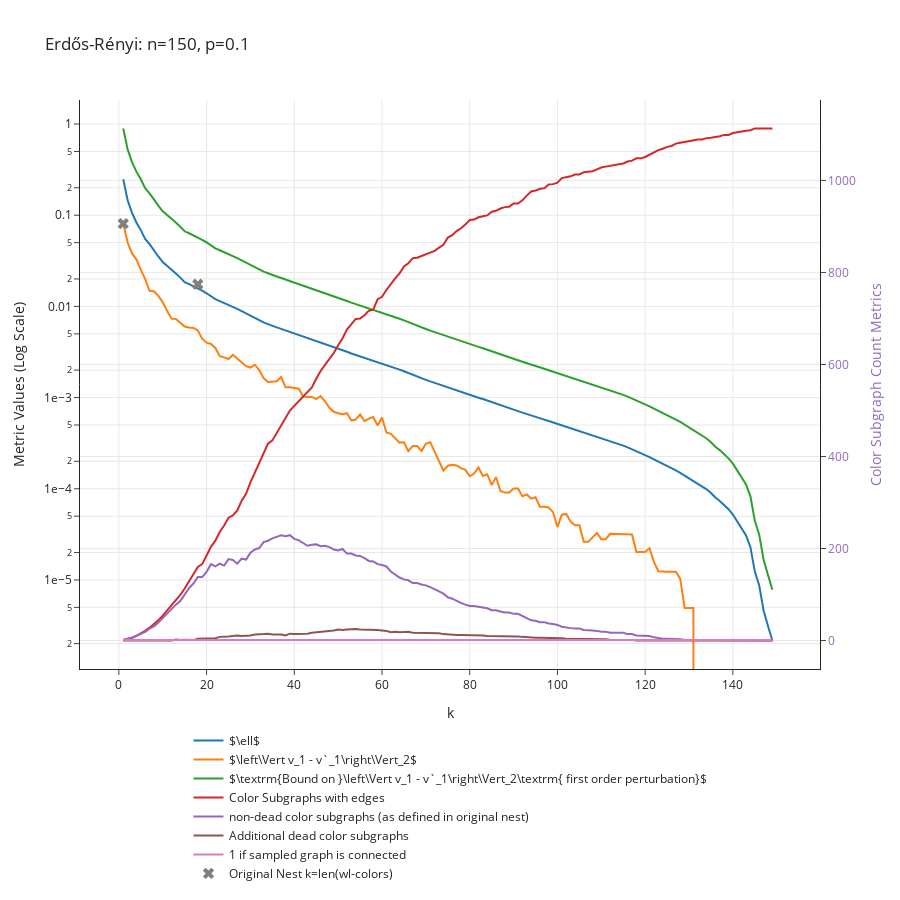

The code cell stored with this chart in its notebook:
### Code cell
p = 0.1
n = 150
G = nx.erdos_renyi_graph(n, p)
data_dict = get_convergence_data_of_nest(G, min_cluster_size = 1, max_k = 150)
plot_convergence_data(data_dict, f"Erdős-Rényi: n={n}, p={p}")

### Figure 1 — Plotly figure (JSON) as saved in the notebook; plotly's stock layout.template omitted (floating-point values rounded to 4 significant figures; data arrays with more than 128 entries replaced by an {"elided": "..."} marker saying what was removed)
{"data": [{"mode": "lines", "name": "$\\ell$", "type": "scatter", "x": {"elided": "149 int values"}, "y": {"elided": "149 float values"}}, {"mode": "lines", "name": "$\\left\\Vert v_1 - v`_1\\right\\Vert_2$", "type": "scatter", "x": {"elided": "149 int values"}, "y": {"elided": "149 float values"}}, {"mode": "lines", "name": "$\\textrm{Bound on }\\left\\Vert v_1 - v`_1\\right\\Vert_2\\textrm{ first order perturbation}$", "type": "scatter", "x": {"elided": "149 int values"}, "y": {"elided": "149 float values"}}, {"mode": "lines", "name": "Color Subgraphs with edges", "type": "scatter", "x": {"elided": "149 int values"}, "y": {"elided": "149 int values"}, "yaxis": "y2"}, {"mode": "lines", "name": "non-dead color subgraphs (as defined in original nest)", "type": "scatter", "x": {"elided": "149 int values"}, "y": {"elided": "149 int values"}, "yaxis": "y2"}, {"mode": "lines", "name": "Additional dead color subgraphs", "type": "scatter", "x": {"elided": "149 int values"}, "y": {"elided": "149 int values"}, "yaxis": "y2"}, {"mode": "lines", "name": "1 if sampled graph is connected", "type": "scatter", "x": {"elided": "149 int values"}, "y": {"elided": "149 int values"}, "yaxis": "y2"}, {"marker": {"size": 10, "symbol": "x"}, "mode": "markers", "name": "Original Nest k=len(wl-colors)", "type": "scatter", "x": [1, 18, 150], "y": [0.08075, 0.0175, 0]}], "layout": {"height": 900, "hovermode": "closest", "legend": {"orientation": "h", "x": 0.5, "xanchor": "center", "y": -0.1, "yanchor": "top"}, "title": {"text": "Erdős-Rényi: n=150, p=0.1"}, "xaxis": {"title": {"text": "k"}}, "yaxis": {"exponentformat": "e", "title": {"text": "Metric Values (Log Scale)"}, "type": "log"}, "yaxis2": {"overlaying": "y", "side": "right", "tickfont": {"color": "rgba(148, 103, 189, 1)"}, "title": {"font": {"color": "rgba(148, 103, 189, 1)"}, "text": "Color Subgraph Count Metrics"}, "type": "linear"}}}
